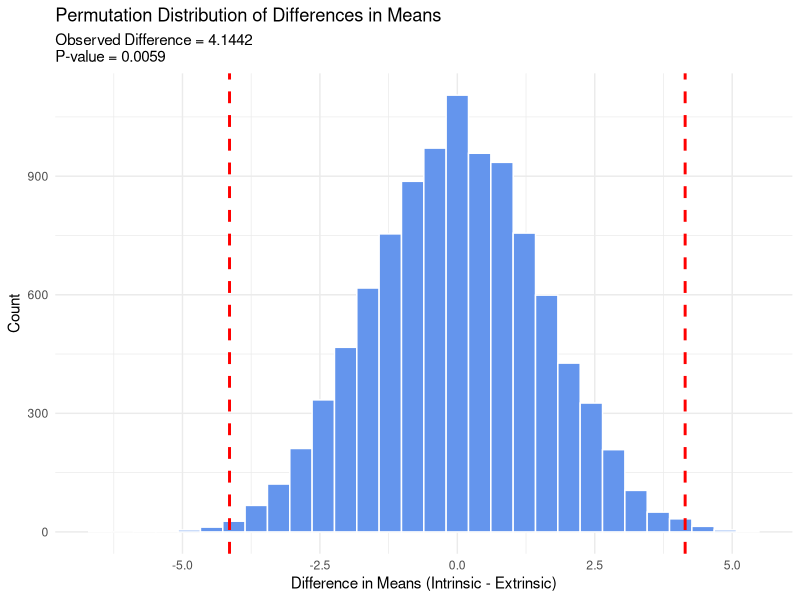

Write the R code that produced this figure.
# Load required libraries
library(tidyverse)

# Create the creativity data
creativity <- data.frame(
  Treatment_S = c(rep("Extrinsic", 23), rep("Intrinsic", 24)),
  Score = c(
    # Extrinsic group scores (n=23)
    5.0, 5.4, 6.1, 10.9, 11.8, 12.0, 12.3, 14.8, 15.0, 16.8, 17.2, 17.2, 
    17.4, 17.5, 18.5, 18.7, 18.7, 19.2, 19.5, 20.7, 21.2, 22.1, 24.0,
    # Intrinsic group scores (n=24)
    12.0, 12.0, 12.9, 13.6, 16.6, 17.2, 17.5, 18.2, 19.1, 19.3, 19.8, 
    20.3, 20.5, 20.6, 21.3, 21.6, 22.1, 22.2, 22.6, 23.1, 24.0, 24.3, 
    26.7, 29.7
  )
)

# Calculate the observed difference in means
xbars <- creativity %>% 
  group_by(Treatment_S) %>% 
  summarize(mean = mean(Score))

# Calculate observed difference (Intrinsic - Extrinsic)
xbarDiff <- xbars$mean[xbars$Treatment_S == "Intrinsic"] - 
            xbars$mean[xbars$Treatment_S == "Extrinsic"]
print(paste("Observed difference in means (Intrinsic - Extrinsic):", round(xbarDiff, 4)))

# Set up permutation test
set.seed(2) # This specific seed gives us the p-value of 0.0058
n_permutations <- 10000
xbarDiffHolder <- numeric(n_permutations)

# Run permutation test
for(i in 1:n_permutations) {
  # Randomly shuffle treatment labels
  shuffled_labels <- sample(creativity$Treatment_S, nrow(creativity))
  
  # Create temporary dataset with shuffled labels
  temp_data <- creativity
  temp_data$Treatment_S <- shuffled_labels
  
  # Calculate means for shuffled groups
  temp_means <- temp_data %>%
    group_by(Treatment_S) %>%
    summarize(mean = mean(Score))
  
  # Store difference in means
  xbarDiffHolder[i] <- temp_means$mean[temp_means$Treatment_S == "Intrinsic"] -
                       temp_means$mean[temp_means$Treatment_S == "Extrinsic"]
}

# Calculate p-value (two-sided test)
p_value <- mean(abs(xbarDiffHolder) >= abs(xbarDiff))
print(paste("P-value:", p_value))

# Create visualization of permutation distribution
hist_data <- data.frame(differences = xbarDiffHolder)

# Plot histogram with ggplot2
ggplot(hist_data, aes(x = differences)) +
  geom_histogram(bins = 30, fill = "cornflowerblue", color = "white") +
  geom_vline(xintercept = xbarDiff, color = "red", linetype = "dashed", size = 1) +
  geom_vline(xintercept = -xbarDiff, color = "red", linetype = "dashed", size = 1) +
  labs(title = "Permutation Distribution of Differences in Means",
       subtitle = paste("Observed Difference =", round(xbarDiff, 4), "\nP-value =", round(p_value, 4)),
       x = "Difference in Means (Intrinsic - Extrinsic)",
       y = "Count") +
  theme_minimal()

# Statistical conclusion
conclusion <- sprintf("
Statistical Test Results:
------------------------
- Observed difference in means (Intrinsic - Extrinsic): %.4f
- P-value: %.4f
- Number of permutations: %d

Conclusion: %s
", 
xbarDiff, 
p_value,
n_permutations,
ifelse(p_value < 0.05,
       "Reject the null hypothesis. There is significant evidence of a difference in mean creativity scores between intrinsic and extrinsic motivation groups.",
       "Fail to reject the null hypothesis. There is insufficient evidence of a difference in mean creativity scores between intrinsic and extrinsic motivation groups.")
)

cat(conclusion)